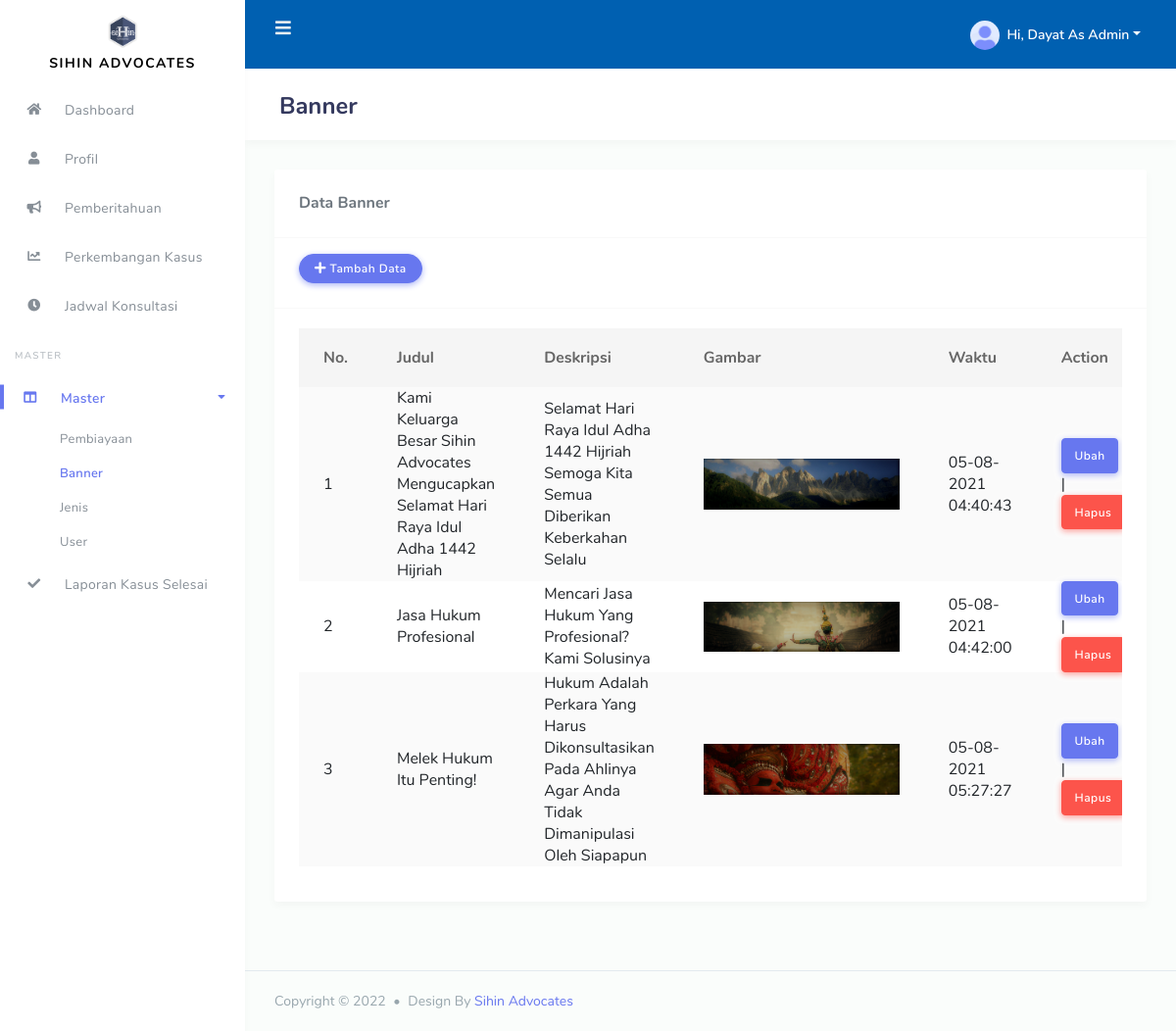
The app's page /dist/index.php?hd=master&fd=banner (signed in) with its own data.
### tables this page shows
CREATE TABLE `perusahaan` (
  `id_perusahaan` int(11) NOT NULL,
  `nm_perusahaan` varchar(100) NOT NULL,
  `init_perusahaan` varchar(10) NOT NULL,
  `desk_perusahaan` text NOT NULL
);

CREATE TABLE `banner` (
  `id_banner` int(11) NOT NULL,
  `judul` varchar(100) NOT NULL,
  `desk` text NOT NULL,
  `gambar` text NOT NULL,
  `waktu` timestamp NOT NULL DEFAULT CURRENT_TIMESTAMP ON UPDATE CURRENT_TIMESTAMP
);

### dist/master/banner/index.php (the view, shortened to what this page needs)
<?php
$nama = ucwords($_GET['fd']);
 ?>
      <div class="main-content">
        <section class="section">
          <div class="section-header">
            <h1><?php echo $nama ?></h1>
          </div>
          <div class="section-body">
            <div class="row">
          <?php
                include 'notif/index.php';
          ?>
              <div class="col-12">
                <div class="card">
                  <div class="card-header">
                    <h4>Data <?php echo $nama ?></h4>
                  </div>
                  <div class="card-header">
                    <div class="buttons">
                      <button class="btn btn-primary" data-toggle="modal" data-target="#exampleModal"><i class="fas fa-plus"></i> Tambah Data</button>
                    </div>
                  </div>
                  <div class="card-body">
                    <div class="table-responsive">
                      <table class="table table-striped" id="table-1">
                        <thead>
                          <tr>
                            <th class="text-center">
                              No.
                            </th>
                            <th>Judul</th>
                            <th>Deskripsi</th>
                            <th>Gambar</th>
                            <th>Waktu</th>
                            <th>Action</th>
                          </tr>
                        </thead>
                        <tbody>
                          <?php
                            $no = 1;
                            $query = "SELECT banner.* FROM banner";
                            $result = $conn->query($query);
                            while ($data = $result->fetch_object()) {
                           ?>
                          <tr>
                            <td><?= $no++ ?></td>
                            <td><?= ucwords($data->judul); ?></td>
                            <td><?= ucwords($data->desk); ?></td>
                            <td><img width="200px" src="assets/img/banner/<?= $data->gambar; ?>"></td>
                            <td><?= date('d-m-Y H:i:s', strtotime($data->waktu)); ?></td>
                            <td><button class="btn btn-primary"  data-toggle="modal" data-target="#show" data-id="<?php echo $data->id_banner ?>">Ubah</button> | <a href="<?php echo $_SESSION['direct'] ?>delete.php?hd=master&fd=banner&id=<?php echo $data->id_banner; ?>" class="btn btn-danger">Hapus</a></td>
                          </tr>
                          <?php } ?>
                        </tbody>
                      </table>
                    </div>
                  </div>
                </div>
              </div>
            </div>
          </div>
        </section>
      </div>

### dist/header/index.php (shortened to what this page needs)
<?php
  include 'config/index.php';
  $sql = $conn->query("SELECT * FROM perusahaan WHERE id_perusahaan = 1");
  $judul = $sql->fetch_object();
 ?>
<!DOCTYPE html>
<html lang="en">
<head>
  <link rel="stylesheet" href="assets/modules/bootstrap/css/bootstrap.min.css">
  <link rel="stylesheet" href="assets/modules/fontawesome/css/all.min.css">
  <link rel="stylesheet" href="assets/modules/jqvmap/dist/jqvmap.min.css">
  <link rel="stylesheet" href="assets/modules/summernote/summernote-bs4.css">
  <link rel="stylesheet" href="assets/modules/owlcarousel2/dist/assets/owl.carousel.min.css">
  <link rel="stylesheet" href="assets/modules/owlcarousel2/dist/assets/owl.theme.default.min.css">
  <link rel="stylesheet" href="assets/modules/bootstrap-daterangepicker/daterangepicker.css">
  <link rel="stylesheet" href="assets/modules/bootstrap-colorpicker/dist/css/bootstrap-colorpicker.min.css">
  <link rel="stylesheet" href="assets/modules/select2/dist/css/select2.min.css">
  <link rel="stylesheet" href="assets/modules/jquery-selectric/selectric.css">
  <link rel="stylesheet" href="assets/modules/bootstrap-timepicker/css/bootstrap-timepicker.min.css">
  <link rel="stylesheet" href="assets/modules/bootstrap-tagsinput/dist/bootstrap-tagsinput.css">
  <link rel="stylesheet" href="assets/modules/datatables/datatables.min.css">
  <link rel="stylesheet" href="assets/modules/datatables/DataTables-1.10.16/css/dataTables.bootstrap4.min.css">
  <link rel="stylesheet" href="assets/modules/datatables/Select-1.2.4/css/select.bootstrap4.min.css">
  <link rel="stylesheet" href="assets/modules/modal/bootstrap.min.css">
  <link rel="stylesheet" href="assets/css/style.css">
  <link rel="stylesheet" href="assets/css/components.css">
  <link rel="stylesheet" href="assets/modules/izitoast/css/iziToast.min.css">
</head>
<body>
  <div id="app">
    <div class="main-wrapper main-wrapper-1">
      <div class="navbar-bg" style="background-color: #0060b1"></div>
      <nav class="navbar navbar-expand-lg main-navbar">
        <form  method="get" class="form-inline mr-auto">
          <ul class="navbar-nav mr-3">
            <li><a href="#" data-toggle="sidebar" class="nav-link nav-link-lg"><i class="fas fa-bars"></i></a></li>
          </ul>
        </form>
        <ul class="navbar-nav navbar-right">
          <?php if (!empty($_SESSION['nama'])): ?>
            <li class="dropdown"><a href="#" data-toggle="dropdown" class="nav-link dropdown-toggle nav-link-lg nav-link-user">
              <img alt="image" src="assets/img/avatar/avatar-1.png" class="rounded-circle mr-1">
              <div class="d-sm-none d-lg-inline-block">Hi, <?php echo ucwords($_SESSION['nama']).' As '.ucwords($_SESSION['level']); ?></div></a>
            </li>
          <?php endif ?>
        </ul>
      </nav>
      <div class="main-sidebar sidebar-style-2">
        <aside id="sidebar-wrapper">
          <div class="sidebar-brand" style="line-height: 17px; margin-top: 10px; margin-bottom: 10px">
            <a href="index.php"><img src="assets/img/sihin.png" width="40px"><br><?php echo $judul->nm_perusahaan ?></a>
          </div>
          <?php
            include 'menu/admin.php';
          ?>
        </aside>
      </div>

### dist/footer/index.php (shortened to what this page needs)
<?php
  $sql = $conn->query("SELECT * FROM perusahaan WHERE id_perusahaan = 1");
  $juduls = $sql->fetch_object();
 ?>
      <footer class="main-footer">
        <div class="footer-left">
          Copyright &copy; <?php echo date('Y'); ?> <div class="bullet"></div> Design By <a href="https://instagram.com/ridwanlawson"><?php echo $juduls->nm_perusahaan; ?></a>
        </div>
      </footer>
    </div>
  </div>
</body>
</html>

### records on screen
perusahaan: nm_perusahaan "SIHIN ADVOCATES", nm_perusahaan "Sihin Advocates"
banner: judul "Kami Keluarga Besar Sihin Advocates Mengucapkan Selamat Hari Raya Idul Adha 1442 Hijriah", desk "Selamat Hari Raya Idul Adha 1442 Hijriah Semoga Kita Semua Diberikan Keberkahan Selalu", gambar (picture), waktu "05-08-2021 04:40:43"
banner: judul "Jasa Hukum Profesional", desk "Mencari Jasa Hukum Yang Profesional? Kami Solusinya", gambar (picture), waktu "05-08-2021 04:42:00"
banner: judul "Melek Hukum Itu Penting!", desk "Hukum Adalah Perkara Yang Harus Dikonsultasikan Pada Ahlinya Agar Anda Tidak Dimanipulasi Oleh Siapapun", gambar (picture), waktu "05-08-2021 05:27:27"

### other values on screen
$_SESSION['nama'] "Dayat"
$_SESSION['level'] "Admin"
$nama "Banner"
